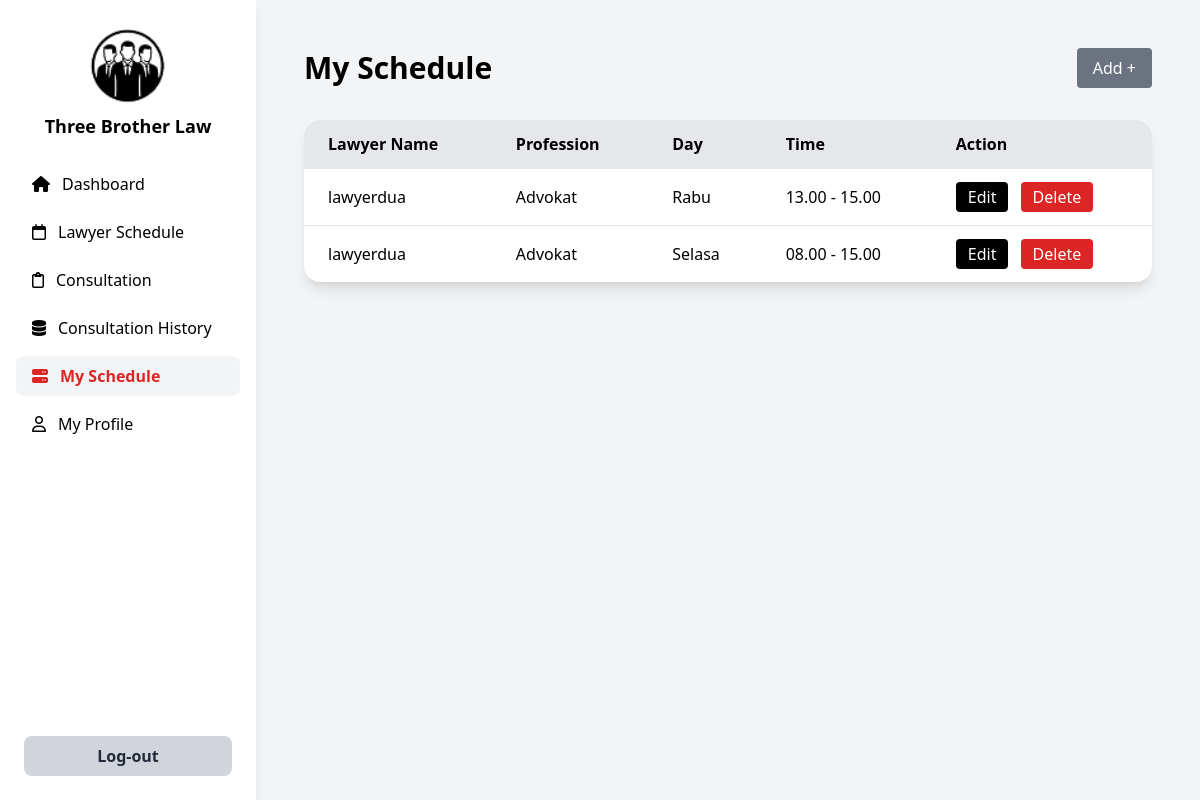
Page /pengacara/my-schadule/my-schedule.php (signed in) on the committed database.
### tables this page shows
CREATE TABLE `lawyer_schedule` (
  `id` int NOT NULL,
  `lawyer_id` int DEFAULT NULL,
  `lawyer_username` varchar(100) DEFAULT NULL,
  `day` enum('Senin','Selasa','Rabu','Kamis','Jumat') DEFAULT NULL,
  `start_time` enum('08.00','10.00','13.00','15.00') DEFAULT NULL,
  `end_time` enum('10.00','12.00','15.00','17.00') DEFAULT NULL,
  `created_at` timestamp NULL DEFAULT CURRENT_TIMESTAMP
);

CREATE TABLE `lawyers` (
  `id` int NOT NULL,
  `user_id` int NOT NULL,
  `full_name` varchar(100) NOT NULL,
  `email` varchar(100) NOT NULL,
  `address` varchar(255) DEFAULT NULL,
  `birth_place` varchar(100) DEFAULT NULL,
  `birth_date` date DEFAULT NULL,
  `profession` varchar(100) DEFAULT NULL,
  `phone` varchar(20) DEFAULT NULL,
  `created_at` timestamp NULL DEFAULT CURRENT_TIMESTAMP,
  `updated_at` timestamp NULL DEFAULT CURRENT_TIMESTAMP ON UPDATE CURRENT_TIMESTAMP
);

### pengacara/my-schadule/my-schedule.php (the view, shortened to what this page needs)
<?php
require_once '../../config.php';
$lawyer_username = $_SESSION['username'];
try {
    $stmt = $pdo->prepare("
        SELECT ls.*, l.profession
        FROM lawyer_schedule ls
        JOIN users u ON ls.lawyer_username = u.username
        JOIN lawyers l ON l.user_id = u.id
        WHERE ls.lawyer_username = :lawyer_username
        ORDER BY ls.id DESC
    ");
    $stmt->execute(['lawyer_username' => $lawyer_username]);
    $result = $stmt->fetchAll(PDO::FETCH_ASSOC);
} catch (PDOException $e) {
    die("Terjadi kesalahan: " . $e->getMessage());
}
?>
<!DOCTYPE html>
<html lang="en">
<head>
  <script src="https://cdn.tailwindcss.com"></script>
  <link rel="stylesheet" href="https://cdnjs.cloudflare.com/ajax/libs/font-awesome/6.4.0/css/all.min.css">
</head>
<body class="bg-gray-100 font-sans">
  <div class="flex min-h-screen">
    <aside class="w-64 bg-white shadow-lg flex flex-col justify-between">
      <div>
        <div class="p-6 text-center">
          <img src="../../assets/img/logo.png" alt="Logo" class="w-20 mx-auto mb-2">
          <h2 class="text-lg font-bold">Three Brother Law</h2>
        </div>
        <nav class="px-4 space-y-2">
          <a href="../lawyer-dashboard.php" class="flex items-center space-x-3 px-4 py-2 rounded-lg hover:bg-gray-100">
            <i class="fa-solid fa-house"></i>
            <span>Dashboard</span>
          </a>
          <a href="../lawyer-schadule/lawyer-schedule.php" class="flex items-center space-x-3 px-4 py-2 rounded-lg hover:bg-gray-100">
            <i class="fa-regular fa-calendar"></i>
            <span>Lawyer Schedule</span>
          </a>
          <a href="../consultation/consultation.php" class="flex items-center space-x-3 px-4 py-2 rounded-lg hover:bg-gray-100">
            <i class="fa-regular fa-clipboard"></i>
            <span>Consultation</span>
          </a>
          <a href="../consultation-history/consultation-history.php" class="flex items-center space-x-3 px-4 py-2 rounded-lg hover:bg-gray-100">
            <i class="fa-solid fa-database"></i>
            <span>Consultation History</span>
          </a>
          <a href="./my-schedule.php" class="flex items-center space-x-3 px-4 py-2 rounded-lg bg-gray-100 text-red-600 font-semibold">
            <i class="fa-solid fa-server"></i>
            <span>My Schedule</span>
          </a>
          <a href="../my-profile/my-profile.php" class="flex items-center space-x-3 px-4 py-2 rounded-lg hover:bg-gray-100">
            <i class="fa-regular fa-user"></i>
            <span>My Profile</span>
          </a>
        </nav>
      </div>
      <div class="p-6">
        <button onclick="window.location.href='../../logout.php'"
          class="w-full py-2 bg-gray-300 text-gray-800 rounded-lg hover:bg-gray-400 font-semibold">
          Log-out
        </button>
      </div>
    </aside>
    <main class="flex-1 p-12">
      <div class="flex justify-between items-center mb-8">
        <h1 class="text-3xl font-bold">My Schedule</h1>
        <a href="./add-scedule.php" class="bg-gray-500 text-white px-4 py-2 rounded hover:bg-gray-600">Add +</a>
      </div>
      <div class="bg-white shadow-lg rounded-2xl overflow-hidden">
        <table class="w-full text-left border-collapse">
          <thead class="bg-gray-200">
            <tr>
              <th class="px-6 py-3 font-semibold">Lawyer Name</th>
              <th class="px-6 py-3 font-semibold">Profession</th>
              <th class="px-6 py-3 font-semibold">Day</th>
              <th class="px-6 py-3 font-semibold">Time</th>
              <th class="px-6 py-3 font-semibold">Action</th>
            </tr>
          </thead>
          <tbody>
          <?php foreach ($result as $row) : ?>
              <tr class="border-t">
                  <td class="px-6 py-4"><?= htmlspecialchars($row['lawyer_username']) ?></td>
                  <td class="px-6 py-4"><?= htmlspecialchars($row['profession'] ?? '-') ?></td>
                  <td class="px-6 py-4"><?= htmlspecialchars($row['day']) ?></td>
                  <td class="px-6 py-4"><?= htmlspecialchars($row['start_time']) ?> - <?= htmlspecialchars($row['end_time']) ?></td>
                  <td class="px-6 py-4 space-x-2">
                      <a href="./edit-schedule.php?id=<?= $row['id'] ?>" class="bg-black text-white px-3 py-1 rounded">Edit</a>
                      <a href="./delete-schedule.php?id=<?= $row['id'] ?>" onclick="return confirm('Yakin hapus jadwal ini?')" class="bg-red-600 text-white px-3 py-1 rounded">Delete</a>
                  </td>
              </tr>
          <?php endforeach; ?>
          </tbody>
        </table>
      </div>
      </div>
</body>
</html>

### rows in the picture
lawyer_schedule: lawyer_username "lawyerdua", lawyer.profession "Advokat", day "Rabu", start_time "13.00", end_time "15.00"
lawyer_schedule: lawyer_username "lawyerdua", lawyer.profession "Advokat", day "Selasa", start_time "08.00", end_time "15.00"
